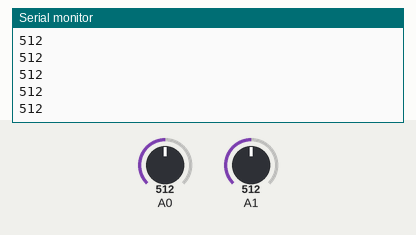
Bench run of a sketch on a simulated Arduino Uno, built with avr-gcc and run on an emulated ATmega328P. Shown: the last lines printed to the serial monitor. The test bench sets the inputs (shaded band); at power-on: A0 = 512, A1 = 512.

Above: at 1.2 s.
1.3 s: A0 set to 716
At 1.9 s:
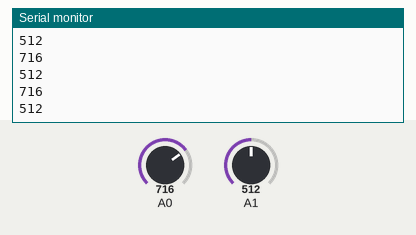
2.8 s: A1 set to 716
At 3.9 s:
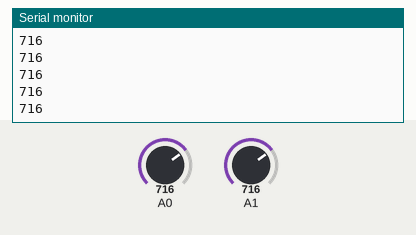
4.3 s: A0 set to 900
At 5.1 s:
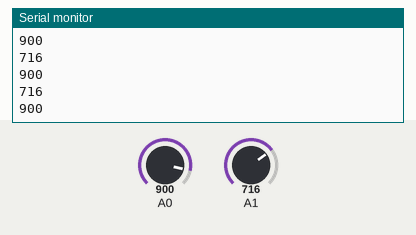
5.8 s: A1 set to 511
At 6.7 s:
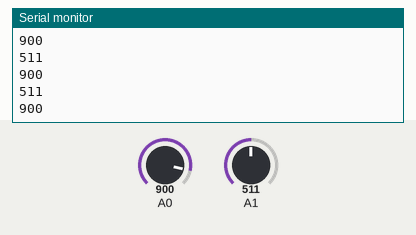
Timing chart, 0 to 8.3 s (numbered marks = the images above; inputs shaded):
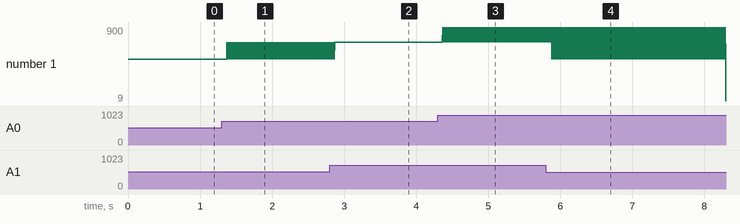

Measured:
- after the input at 1.3 s, the serial monitor: prints a new line after 0.07 s (image 1)
- after the input at 4.3 s, the serial monitor: prints a new line after 0.07 s (image 3)
- after the input at 5.8 s, the serial monitor: prints a new line after 0.08 s (image 4)
- plotted number 1: 512 → 716 after the input at 1.3 s

The sketch:

receiver.ino
```cpp
void setup() {
  Serial.begin(9600);           //  setup serial
}

void loop() {
  int n_a0 = analogRead(A0);  // read the input pin
  int n_a1 = analogRead(A1);  // read the input pin
  Serial.println(n_a0);          // debug value
  Serial.println(n_a1);          // debug value
}
```
